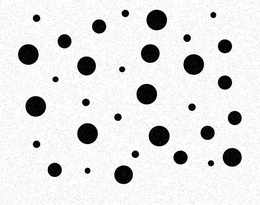
%> input picture RandomDisks-P10.jpg, 260 x 205 px, shrunk from 808 x 636 before the run
$ octave HW1.m   (GNU Octave 9; MATLAB toolbox functions it lacks are replaced by stand-ins)
%> lines starting %> are read from the running program, lines starting %| are printed output that depends on the picture; in (x1, y1, x2, y2) boxes, pixels count from 0 and x2, y2 are one past the last pixel; in counts of white or black regions, pixels touching at a corner belong together; the program's own positions count from 1
### erosion.m
function erosion_pic = erosion(X,B)
% for all B we ensure B=B^s
% Specificly, we ensure B to be a (2k+1)*(2k+1) centrosymmetric matrix
% thus we can only focus on how to inplement Minkowski Subtraction

% padding X with black pixels
l = floor(length(B(1,:))/2);
X = padarray(X, [l,l], 1);

erosion_pic = zeros(size(X));
[ROW,COL] = size(X);
% be aware of border affect
for x=1+l:ROW-l
    for y=1+l:COL-l
        curr_X = X(x-l:x+l,y-l:y+l);
        tmp = (curr_X & B) == B;
        erosion_pic(x,y) = all(tmp(:));
    end
end
erosion_pic = erosion_pic(l+1:end-l, l+1:end-l);
return

### dilation.m
function dilation_pic = dilation(X,B)
% for all B we ensure B=B^s
% Specificly, we ensure B to be a (2k+1)*(2k+1) centrosymmetric matrix
% thus we can only focus on how to inplement Minkowski Addition

% padding X with black pixels
l = floor(length(B(1,:))/2);
X = padarray(X, [l,l], 1);

dilation_pic = zeros(size(X));
[ROW,COL] = size(X);
% be aware of border affect
for x=1+l:ROW-l
    for y=1+l:COL-l
        curr_X = X(x-l:x+l,y-l:y+l);
        tmp = curr_X & B;
        dilation_pic(x,y) = any(tmp(:));
    end
end
dilation_pic = dilation_pic(l+1:end-l, l+1:end-l);
return

### detect_smallest_circle.m
% The function to detect the groups of the smallest circles in input image.
% Input is a binary image and the approximated radius of circles.
% Output is a image to show the positions of the smallest circles
% in input image.
function smallest_circle_img = detect_smallest_circle(img, radius)
% create first structuring element which is a white circle with
% black background
r = radius - 2;
h = r*2 + 1; w = r*2 + 1;
I = zeros(h, w);
[x, y] = meshgrid(1:w, 1:h);
I(((x-ceil(w/2)).^2+(y-ceil(h/2)).^2) <= r^2) = 1;

% create second structuring element which is a black circle with
% white background
r2 = radius + 2;
h2 = r2*2+21; w2 = r2*2+21;
I2 = zeros(h2, w2);
[x, y] = meshgrid(1:w2, 1:h2);
I2(((x-ceil(w2/2)).^2+(y-ceil(h2/2)).^2) <= r2^2) = 1;

% Hit-or-Miss transform
left = erosion(img, I);
right = erosion(~img, ~I2);
smallest_circle_img= ~(left & right);
return

### detect_largest_circle.m
% The function to detect the groups of the largest circles in input image.
% Input is a binary image and the approximated radius of circles.
% Output is a image to show the positions of the largest circles
% in input image.
function largest_circle_img = detect_largest_circle(img, radius)
% create first structuring element which is a white circle with
% black background
r = radius - 2;
h = r*2+1; w = r*2+1;
I = zeros(h, w);
[x, y] = meshgrid(1:w, 1:h);
I(((x-ceil(w/2)).^2+(y-ceil(h/2)).^2) <= r^2) = 1;

% create second structuring element which is a black circle with
% white background
r2 = radius + 2;
h2 = r*2+21; w2 = r*2+21;
I2 = zeros(h2, w2);
[x, y] = meshgrid(1:w2, 1:h2);
I2(((x-ceil(w2/2)).^2+(y-ceil(h2/2)).^2) <= r2^2) = 1;

% Hit-or-Miss transform
left = erosion(img, I);
right = erosion(~img, ~I2);
largest_circle_img = ~(left & right);
return

### HW1.m
% Read the original image
f=imread('RandomDisks-P10.jpg');
%> f is the input picture: size 205x260x3 uint8; min 0, max 255, mean 225.5
[m,n]=size(f);
%> m = 205; n = 780
f1=zeros(size(f));

% transform the image to a binary image
% 0 represents black and 1 represents white
% let threshold=128
for i=1:m
    for j=1:n
        if f(i,j) < 128
            f1(i,j) = 0;
        else
            f1(i,j) = 1;
        end
    end
end
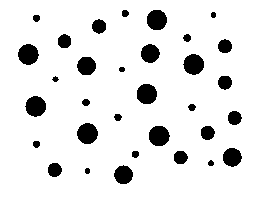
%> f1: size 205x260x3 double; values 0 (black) and 1 (white), 90.4% white; 32 black regions, largest, box (x1, y1, x2, y2) and area: (77, 123, 98, 144) 340, (149, 126, 170, 146) 335, (18, 44, 39, 65) 334

% after converting, three channels are the same.
% Thus, we can use eithe of them.
% The image reduces from 3 channel to 1 channel
% Make black be the background
X = ~f1(:,:,1);

% Apply opening first and then closing to image
% for denoising, where B is the structuring
% elements.
B = ones(3,3);
opening = dilation(erosion(X,B),B);
%> in erosion, `X = padarray(X, [l,l], 1);`: X: size 207x262 logical; 11.2% white; 33 white regions, largest, box (x1, y1, x2, y2) and area: (0, 0, 262, 207) 934, (78, 124, 99, 145) 340, (150, 127, 171, 147) 335
%> after the loop in erosion, `for x=1+l:ROW-l`: erosion_pic: size 207x262 double; values 0 (black) and 1 (white), 6.6% white; 32 white regions (12 under 20 px), largest, box (x1, y1, x2, y2) and area: (79, 125, 98, 144) 260, (151, 128, 169, 146) 257, (186, 56, 204, 75) 255
%> in erosion, `erosion_pic = erosion_pic(l+1:end-l, l+1:end-l);`: erosion_pic: size 205x260 double; values 0 (black) and 1 (white), 6.7% white; 32 white regions (12 under 20 px), largest, box (x1, y1, x2, y2) and area: (78, 124, 97, 143) 260, (150, 127, 168, 145) 257, (185, 55, 203, 74) 255
%> in dilation, `X = padarray(X, [l,l], 1);`: X: size 207x262 double; values 0 (black) and 1 (white), 8.4% white; 33 white regions (12 under 20 px), largest, box (x1, y1, x2, y2) and area: (0, 0, 262, 207) 934, (79, 125, 98, 144) 260, (151, 128, 169, 146) 257
%> after the loop in dilation, `for x=1+l:ROW-l`: dilation_pic: size 207x262 double; values 0 (black) and 1 (white), 11.1% white; 33 white regions, largest, box (x1, y1, x2, y2) and area: (1, 1, 261, 206) 926, (78, 124, 99, 145) 340, (185, 55, 205, 76) 333
%> in dilation, `dilation_pic = dilation_pic(l+1:end-l, l+1:end-l);`: dilation_pic: size 205x260 double; values 0 (black) and 1 (white), 11.3% white; 33 white regions, largest, box (x1, y1, x2, y2) and area: (0, 0, 260, 205) 926, (77, 123, 98, 144) 340, (184, 54, 204, 75) 333
closing = erosion(dilation(opening,B),B);
%> in dilation (call 2), `X = padarray(X, [l,l], 1);`: X: size 207x262 double; values 0 (black) and 1 (white), 12.8% white; 33 white regions, largest, box (x1, y1, x2, y2) and area: (0, 0, 262, 207) 1860, (78, 124, 99, 145) 340, (185, 55, 205, 76) 333
%> after the loop in dilation (call 2), `for x=1+l:ROW-l`: dilation_pic: size 207x262 double; values 0 (black) and 1 (white), 16.1% white; 33 white regions, largest, box (x1, y1, x2, y2) and area: (1, 1, 261, 206) 1844, (77, 123, 100, 146) 428, (184, 54, 206, 77) 419
%> in dilation (call 2), `dilation_pic = dilation_pic(l+1:end-l, l+1:end-l);`: dilation_pic: size 205x260 double; values 0 (black) and 1 (white), 16.4% white; 33 white regions, largest, box (x1, y1, x2, y2) and area: (0, 0, 260, 205) 1844, (76, 122, 99, 145) 428, (183, 53, 205, 76) 419
%> in erosion (call 2), `X = padarray(X, [l,l], 1);`: X: size 207x262 double; values 0 (black) and 1 (white), 17.8% white; 33 white regions, largest, box (x1, y1, x2, y2) and area: (0, 0, 262, 207) 2778, (77, 123, 100, 146) 428, (184, 54, 206, 77) 419

% Find the radii of circles in image
[centers, radii] = imfindcircles(closing,[6 100],'Sensitivity', 0.9);
%> centers = 19 rows, first 12: [157.4 20.6; 88 134; 159.6 136.6; 147.4 94.6; 28.83 55; 124.3 175.5; 36.27 107; 194.4 65; 232.6 157.6; 150.6 54.38; 87 66.5; 55.29 170.5]; radii = 19 values, max 10.35 at index 3, min 6.68 at index 19, mean 8.51
minr = floor(min(radii));
%> minr = 6
maxr = ceil(max(radii));
%> maxr = 11

% Show the images which indicate the position of smallest circles
% and largest circles
subplot(1,2,1);
imshow(detect_smallest_circle(closing, minr)),title('Positions of Smallest Circles');
%> in detect_smallest_circle, `r = radius - 2;`: r = 4
%> in detect_smallest_circle, `h = r*2 + 1`: h = 9
%> in detect_smallest_circle, `r2 = radius + 2;`: r2 = 8
%> in detect_smallest_circle, `h2 = r2*2+21`: h2 = 37
%> in detect_smallest_circle, `I2 = zeros(h2, w2);`: I2: size 37x37 double; every value is 0
%> in detect_smallest_circle, `I2(((x-ceil(w2/2)).^2+(y-ceil(h2/2)).^2) <= r2^2) = 1;`:
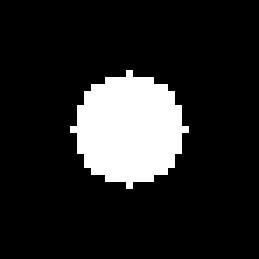
%> I2: size 37x37 double (shown 7 times larger); values 0 (black) and 1 (white), 14.4% white; 1 white region, box (x1, y1, x2, y2) and area: (10, 10, 27, 27) 197
%> in erosion (call 3), `X = padarray(X, [l,l], 1);`: X: size 213x268 double; values 0 (black) and 1 (white), 17.2% white; 33 white regions, largest, box (x1, y1, x2, y2) and area: (0, 0, 268, 213) 4710, (81, 127, 102, 148) 340, (188, 58, 208, 79) 333
%> after the loop in erosion (call 3), `for x=1+l:ROW-l`: erosion_pic: size 213x268 double; values 0 (black) and 1 (white), 2.7% white; 19 white regions, largest, box (x1, y1, x2, y2) and area: (85, 131, 98, 144) 139, (192, 62, 204, 75) 133, (26, 52, 38, 65) 132
%> in erosion (call 3), `erosion_pic = erosion_pic(l+1:end-l, l+1:end-l);`: erosion_pic: size 205x260 double; values 0 (black) and 1 (white), 2.9% white; 19 white regions, largest, box (x1, y1, x2, y2) and area: (81, 127, 94, 140) 139, (188, 58, 200, 71) 133, (22, 48, 34, 61) 132
%> in erosion (call 4), `X = padarray(X, [l,l], 1);`: X: size 241x296 logical; 91.5% white; 33 black regions, largest, box (x1, y1, x2, y2) and area: (18, 18, 278, 223) 926, (95, 141, 116, 162) 340, (202, 72, 222, 93) 333
%> after the loop in erosion (call 4), `for x=1+l:ROW-l`: erosion_pic: size 241x296 double; values 0 (black) and 1 (white), 1.3% white; 21 white regions (10 under 20 px), largest, box (x1, y1, x2, y2) and area: (169, 193, 259, 204) 268, (37, 184, 48, 204) 220, (100, 184, 111, 194) 90
%> in erosion (call 4), `erosion_pic = erosion_pic(l+1:end-l, l+1:end-l);`: erosion_pic: size 205x260 double; values 0 (black) and 1 (white), 1.8% white; 21 white regions (10 under 20 px), largest, box (x1, y1, x2, y2) and area: (151, 175, 241, 186) 268, (19, 166, 30, 186) 220, (82, 166, 93, 176) 90
%> in detect_smallest_circle, `smallest_circle_img= ~(left & right);`:
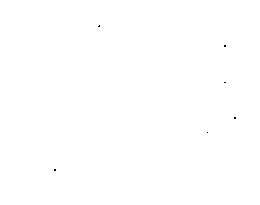
%> smallest_circle_img: size 205x260 logical; 100% white; black in thin lines or dots, all inside (x1, y1, x2, y2) = (54, 25, 236, 171)
subplot(1,2,2);
imshow(detect_largest_circle(closing, maxr)),title('Positions of Largest Circles');
%> in detect_largest_circle, `r = radius - 2;`: r = 9
%> in detect_largest_circle, `h = r*2+1`: h = 19
%> in detect_largest_circle, `r2 = radius + 2;`: r2 = 13
%> in detect_largest_circle, `h2 = r*2+21`: h2 = 39
%> in detect_largest_circle, `I2 = zeros(h2, w2);`: I2: size 39x39 double; every value is 0
%> in detect_largest_circle, `I2(((x-ceil(w2/2)).^2+(y-ceil(h2/2)).^2) <= r2^2) = 1;`: I2: size 39x39 double; values 0 (black) and 1 (white), 34.8% white; 1 white region, box (x1, y1, x2, y2) and area: (6, 6, 33, 33) 529
%> in erosion (call 5), `l = floor(length(B(1,:))/2);`: l = 9
%> in erosion (call 5), `X = padarray(X, [l,l], 1);`:
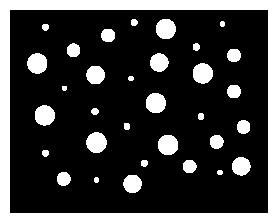
%> X: size 223x278 double; values 0 (black) and 1 (white), 23.8% white; 33 white regions, largest, box (x1, y1, x2, y2) and area: (0, 0, 278, 223) 9620, (86, 132, 107, 153) 340, (193, 63, 213, 84) 333
%> after the loop in erosion (call 5), `for x=1+l:ROW-l`:
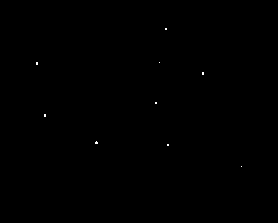
%> erosion_pic: size 223x278 double; values 0 (black) and 1 (white), 0.06% white in thin lines or dots, all inside (x1, y1, x2, y2) = (36, 28, 242, 167)
%> in erosion (call 5), `erosion_pic = erosion_pic(l+1:end-l, l+1:end-l);`: erosion_pic: size 205x260 double; values 0 (black) and 1 (white), 0.07% white in thin lines or dots, all inside (x1, y1, x2, y2) = (27, 19, 233, 158)
%> in erosion (call 6), `l = floor(length(B(1,:))/2);`: l = 19
%> in erosion (call 6), `X = padarray(X, [l,l], 1);`:
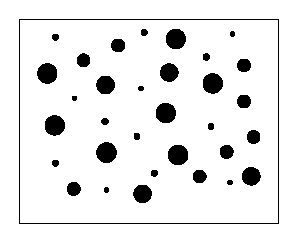
%> X: size 243x298 logical; 91.7% white; 33 black regions, largest, box (x1, y1, x2, y2) and area: (19, 19, 279, 224) 926, (96, 142, 117, 163) 340, (203, 73, 223, 94) 333
%> after the loop in erosion (call 6), `for x=1+l:ROW-l`: erosion_pic: size 243x298 double; values 0 (black) and 1 (white), 2.7% white; 32 white regions (8 under 20 px), largest, box (x1, y1, x2, y2) and area: (100, 182, 114, 200) 244, (96, 113, 114, 123) 162, (39, 186, 48, 204) 162
%> in erosion (call 6), `erosion_pic = erosion_pic(l+1:end-l, l+1:end-l);`:
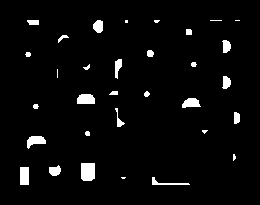
%> erosion_pic: size 205x260 double; values 0 (black) and 1 (white), 3.7% white; 32 white regions (8 under 20 px), largest, box (x1, y1, x2, y2) and area: (81, 163, 95, 181) 244, (77, 94, 95, 104) 162, (20, 167, 29, 185) 162
%> in detect_largest_circle, `largest_circle_img = ~(left & right);`: largest_circle_img: size 205x260 logical; 99.9% white; black in thin lines or dots, all inside (x1, y1, x2, y2) = (27, 20, 195, 135)
